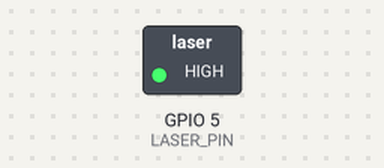
The program below on a simulated ESP32 board running MicroPython. Parts: switched loads named in the program (green lamp = pin HIGH). Dashed ring = blinking.

Above: at 0.5 s.
Timing chart, 0 to 4.6 s (numbered marks = the images above):
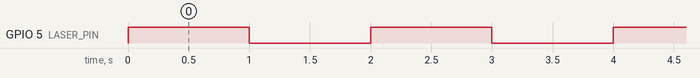

Measured:
- by itself, GPIO 5 (LASER_PIN): alternates HIGH for 1.0 s and LOW for 1.0 s

The program:

KY008_laser_led.py
```python
import machine
import time

LASER_PIN = machine.Pin(5, machine.Pin.OUT)

while True:
    LASER_PIN.value(1)  # Turn on the laser
    time.sleep(1)        # Wait for one second
    LASER_PIN.value(0)  # Turn off the laser
    time.sleep(1)        # Wait for one second
```
